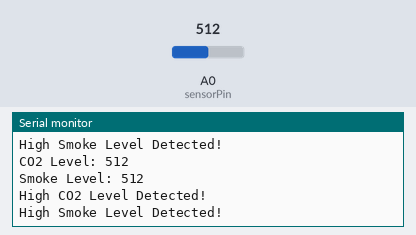
Simulated run of this sketch. Board: Arduino Uno, built with avr-gcc and run on an emulated ATmega328P. Shown: the last lines printed to the serial monitor. Inputs (shaded band) come from the test bench; at power-on: A0 (sensorPin) = 512.

Above: at 1.2 s.
1.3 s: A0 (sensorPin) set to 490
At 2.6 s:
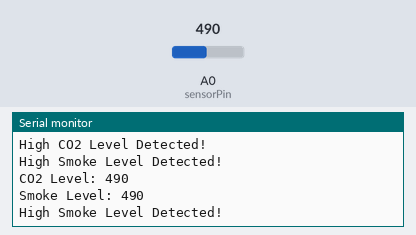
2.8 s: A0 (sensorPin) set to 510
At 3.7 s:
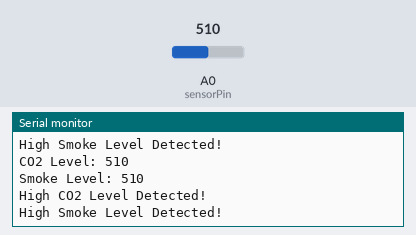
Timing chart, 0 to 5.8 s (numbered marks = the images above; inputs shaded):
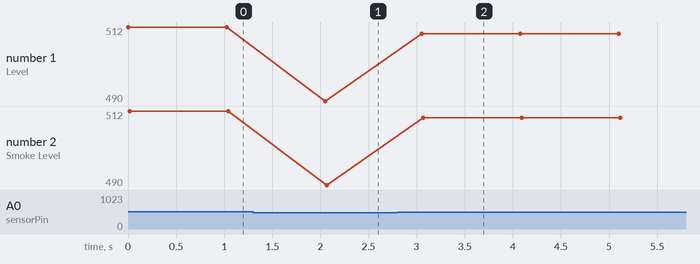

Measured:
- after the input at 1.3 s, the serial monitor: prints a new line after 0.75 s (image 1)
- after the input at 2.8 s, the serial monitor: prints a new line after 0.25 s (image 2)
- plotted number 1: 512 → 490 after the input at 1.3 s, 490 → 510 after the input at 2.8 s
- plotted number 2: 512 → 490 after the input at 1.3 s, 490 → 510 after the input at 2.8 s

The sketch:

airpollution.ino
```cpp
// Libraries for the sensor and LCD display (if used)
#include <Wire.h>
#include <LiquidCrystal_I2C.h>

// Pin connections for the sensor
const int sensorPin = A0;

// Threshold values for air pollution
const int thresholdCO2 = 500; // Example threshold for CO2 concentration
const int thresholdSmoke = 100; // Example threshold for smoke concentration

// Variables to store air pollution readings
int CO2Level = 0;
int smokeLevel = 0;

// LCD display object (if used)
LiquidCrystal_I2C lcd(0x27, 16, 2);// Change the address and dimensions as per your LCD module

void setup() {
  // Initialize serial communication
  Serial.begin(9600);

  // Initialize LCD display (if used)

  lcd.print("Air Pollution");

  // Sensor calibration (if required)
  // Uncomment and adjust the values as needed
  // sensorCalibration();
}

void loop() {
  // Read sensor values
  CO2Level = analogRead(sensorPin);
  smokeLevel = analogRead(sensorPin); // Adjust pin connection if using a different sensor

  // Print sensor readings to serial monitor
  Serial.print("CO2 Level: ");
  Serial.println(CO2Level);
  Serial.print("Smoke Level: ");
  Serial.println(smokeLevel);

  // Display sensor readings on LCD (if used)
  lcd.setCursor(0, 1);
  lcd.print("CO2: ");
  lcd.print(CO2Level);
  lcd.setCursor(8, 1);
  lcd.print("Smoke: ");
  lcd.print(smokeLevel);

  // Check if pollution levels exceed thresholds
  if (CO2Level > thresholdCO2) {
    Serial.println("High CO2 Level Detected!");
    // Perform actions or trigger alarms accordingly
  }

  if (smokeLevel > thresholdSmoke) {
    Serial.println("High Smoke Level Detected!");
    // Perform actions or trigger alarms accordingly
  }

  // Delay between readings
  delay(1000);
}

// Sensor calibration function (if required)
void sensorCalibration() {
  // Perform calibration steps for the sensor
  // Adjust the calibration values to match your sensor behavior
}
```
